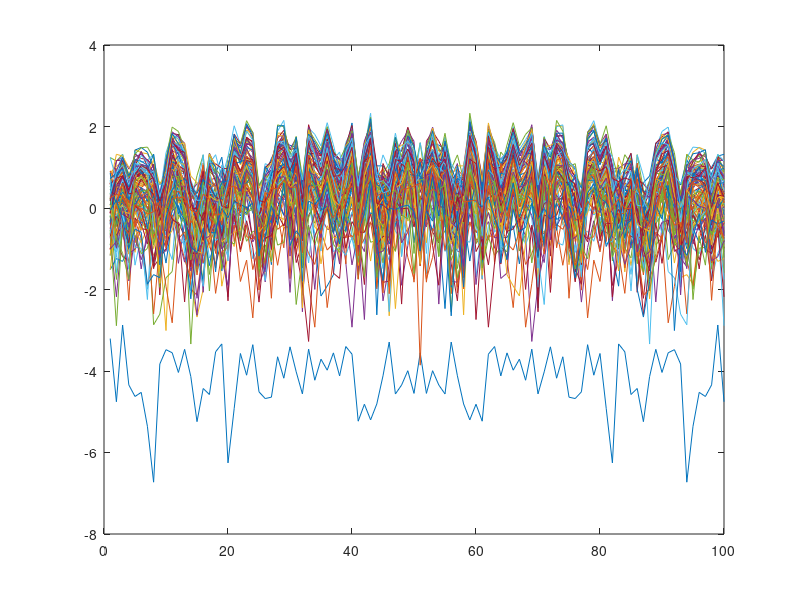

This chart was generated by the following MATLAB code:
random_pic = randi(255,100,"double");
Sinus=sin(random_pic)/random_pic;

Fur=fft2(Sinus);
Fur2=log(abs(Fur));
plot(Fur2)